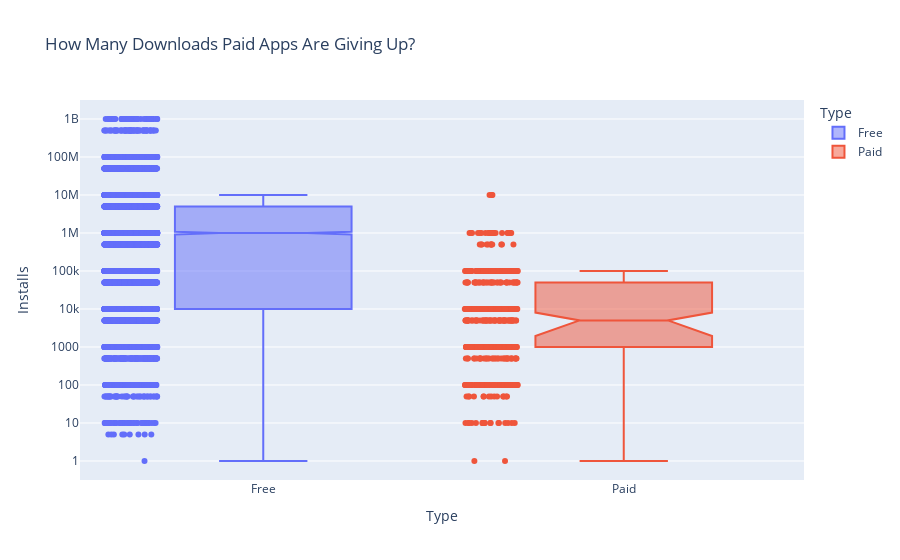

The notebook cell this image was saved under:
### Code cell
box = px.box(df_apps_clean, y="Installs", x="Type", color="Type", notched=True, points='all', title="How Many Downloads Paid Apps Are Giving Up?")
box.update_layout(yaxis=dict(type='log'))

### Figure 1 — Plotly figure (JSON) as saved in the notebook; plotly's stock layout.template omitted (floating-point values rounded to 4 significant figures; data arrays with more than 128 entries replaced by an {"elided": "..."} marker saying what was removed)
{"data": [{"alignmentgroup": "True", "boxpoints": "all", "hovertemplate": "Type=%{x}<br>Installs=%{y}<extra></extra>", "legendgroup": "Free", "marker": {"color": "#636efa"}, "name": "Free", "notched": true, "offsetgroup": "Free", "orientation": "v", "showlegend": true, "type": "box", "x": {"elided": "8720 str values"}, "x0": " ", "xaxis": "x", "y": {"elided": "8720 int values"}, "y0": " ", "yaxis": "y"}, {"alignmentgroup": "True", "boxpoints": "all", "hovertemplate": "Type=%{x}<br>Installs=%{y}<extra></extra>", "legendgroup": "Paid", "marker": {"color": "#EF553B"}, "name": "Paid", "notched": true, "offsetgroup": "Paid", "orientation": "v", "showlegend": true, "type": "box", "x": {"elided": "632 str values"}, "x0": " ", "xaxis": "x", "y": {"elided": "632 int values"}, "y0": " ", "yaxis": "y"}], "layout": {"boxmode": "overlay", "legend": {"title": {"text": "Type"}, "tracegroupgap": 0}, "title": {"text": "How Many Downloads Paid Apps Are Giving Up?"}, "xaxis": {"anchor": "y", "categoryarray": ["Free", "Paid"], "categoryorder": "array", "domain": [0, 1], "title": {"text": "Type"}}, "yaxis": {"anchor": "x", "domain": [0, 1], "title": {"text": "Installs"}, "type": "log"}}}
